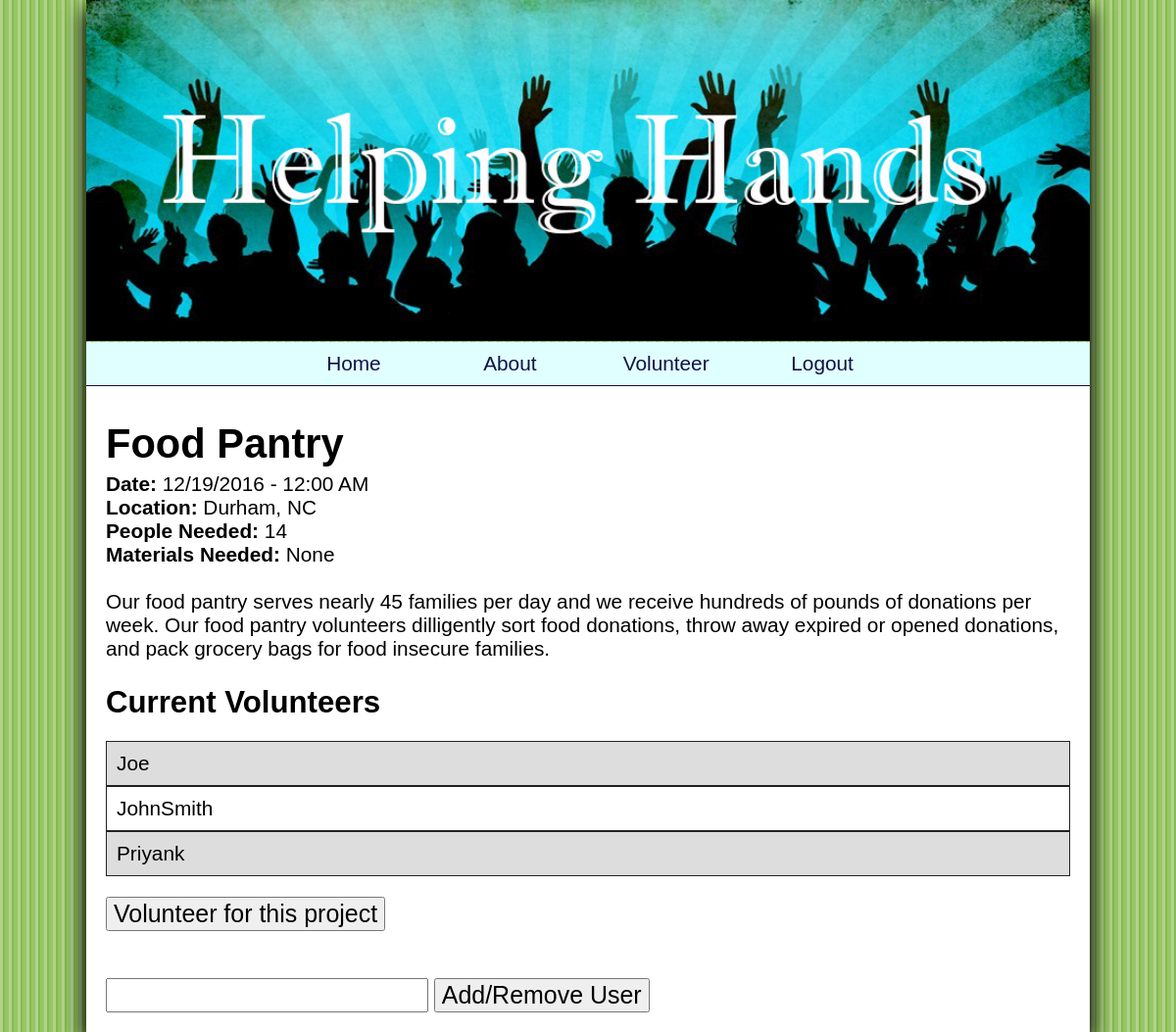
Screenshot of /details.php?id=4 (signed in) with the database file from the repository.
### tables this page shows
CREATE TABLE `tasks` (
  `id` int(10) UNSIGNED NOT NULL,
  `title` varchar(50) NOT NULL,
  `description` varchar(400) NOT NULL,
  `date` datetime NOT NULL,
  `location` varchar(50) NOT NULL,
  `people_needed` smallint(5) UNSIGNED NOT NULL,
  `materials_needed` varchar(200) NOT NULL
);

CREATE TABLE `user_task` (
  `id` int(10) UNSIGNED NOT NULL,
  `user_id` int(10) UNSIGNED NOT NULL,
  `task_id` int(10) UNSIGNED NOT NULL
);

CREATE TABLE `users` (
  `id` int(10) UNSIGNED NOT NULL,
  `admin` tinyint(1) NOT NULL DEFAULT '0',
  `username` varchar(20) NOT NULL,
  `password` char(40) NOT NULL
);

### details.php (the view, shortened to what this page needs)
<!DOCTYPE html>
<html lang="en">
	<head>
		<link href="style.css" rel="stylesheet">
	</head>
	<body>
		<header>
			<img src="helpinghands.png" alt="Helping Hands">
		</header>
		<nav>
			<?php require_once 'inc/nav.php'; ?>
		</nav>
		<main>
			<?php
				require_once('inc/db_connect.php');
				$id = $_GET['id'];
				$sql = "SELECT * FROM tasks WHERE id = :id";
				$statement = $db->prepare($sql);
				$statement->bindValue(':id', $id);
				$success = $statement->execute();
				$result = $statement->fetch();
				if($result)
				{
					echo '<h1>'.$result['title'].'</h1>';
					echo '<b>Date:</b> '.date('m/j/Y - h:i A', strtotime($result['date']) ).'<br>';
					echo '<b>Location:</b> '.$result['location'].'<br>';
					echo '<b>People Needed:</b> '.$result['people_needed'].'<br>';
					echo '<b>Materials Needed:</b> '.$result['materials_needed'].'<br><br>';
					echo '<p>'.$result['description'].'</p>';
				}
				else
				{
					echo '<h1>Event Not Found</h1>';
				}
				$sql = "SELECT users.username, user_task.task_id FROM users INNER JOIN user_task ON users.id=user_task.user_id WHERE user_task.task_id = :task_id ORDER BY users.username";
				$statement = $db->prepare($sql);
				$statement->bindValue(':task_id', $id);
				$success = $statement->execute();
				$results = $statement->fetchAll();
				echo '<h2>Current Volunteers</h2><ul class="stripes">';
				$is_enrolled = 0;
				if($results)
				{
					foreach ($results as $result)
					{
						echo '<li>'.$result['username'].'</li>';
					}
				}
				else
				{
					echo '<li>None</li>';
				}
				echo '</ul>';
				if(isset($_SESSION['id']))
				{
					?>
					<form action="details_processor.php" method="post">
						<?php
							if($is_enrolled)
							{
								echo '<input type="hidden" name="enrolled" value="1">
									  <input type="submit" value="Remove yourself from this project">';
							}
							else
							{
								echo '<input type="hidden" name="enrolled" value="0">
									  <input type="submit" value="Volunteer for this project">';
							}
						?>
					</form>
					<?php
					if($_SESSION['is_admin'])
					{
						?>
						<br><br>
						<form action="details_admin_processor.php" method="post">
							<input type="text" name="task_user" value="">
							<input type="submit" value="Add/Remove User">
						</form>
						<?php
					}
				}
			?>
		</main>
	</body>
</html>

### style.css (style rules this page uses)
html, body, nav, main, img, aside, header, footer, div, h1, h2, a, p, table, tr, th, td, hr { padding: 0; margin: 0; box-sizing: border-box; }
html { background: #333333 url(background.png) repeat; font-family: basefont, verdana, sans-serif; }
body { font-size: 1.3em; box-shadow: 0 10px 20px black, 0 10px 20px rgba(0,0,0,0.5); }
nav { background-color: #E0FFFF; border-bottom: 1px solid #111144; color: white; margin: -7px 0 0 0; text-align: center; }
main { background-color: #FFFFFF; padding: 20px; }
h1,h2 { font-family: stencil, verdana, sans-serif; margin: 15px 0 5px; }
p { margin: 0 0 25px; }
img { width: 100%; margin-bottom: 3px; }
input { font-size: 1.2em; }
.stripes { padding: 0; }
.stripes li { display: block; border: 1px solid #222; padding: 10px; }
.stripes li:nth-child(odd) { background-color: #ddd; }
@media only all and (min-width: 1024px) { body { margin: 0 auto; max-width: 1024px; } }

### rows the page displays
tasks: title "Food Pantry", date "12/19/2016 - 12:00 AM", location "Durham, NC", people_needed "14", materials_needed "None", description "Our food pantry serves nearly 45 families per day and we receive hundreds of pounds of donations per week. Our food pantry volunteers dilligently sort food donations, throw away expired or opened donations, and pack grocery bags for food insecure families."
user_task: user.username "Joe"
user_task: user.username "JohnSmith"
user_task: user.username "Priyank"
